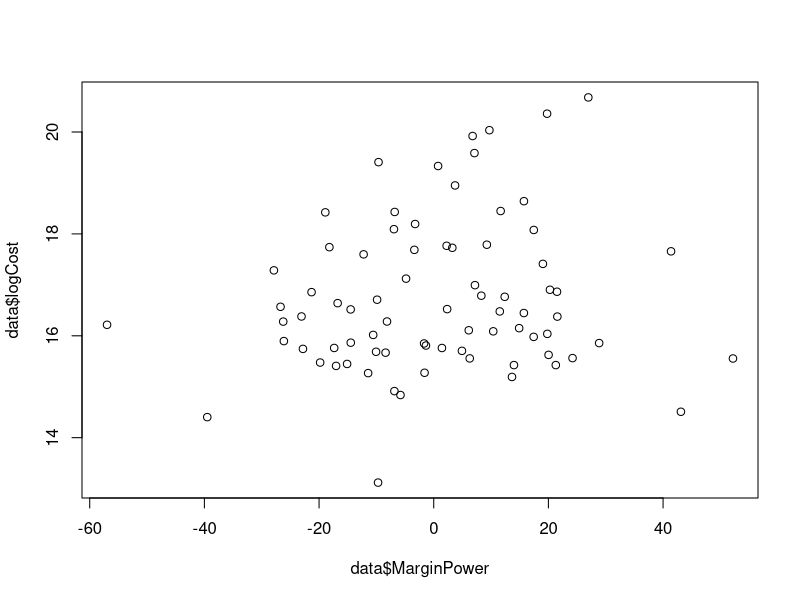
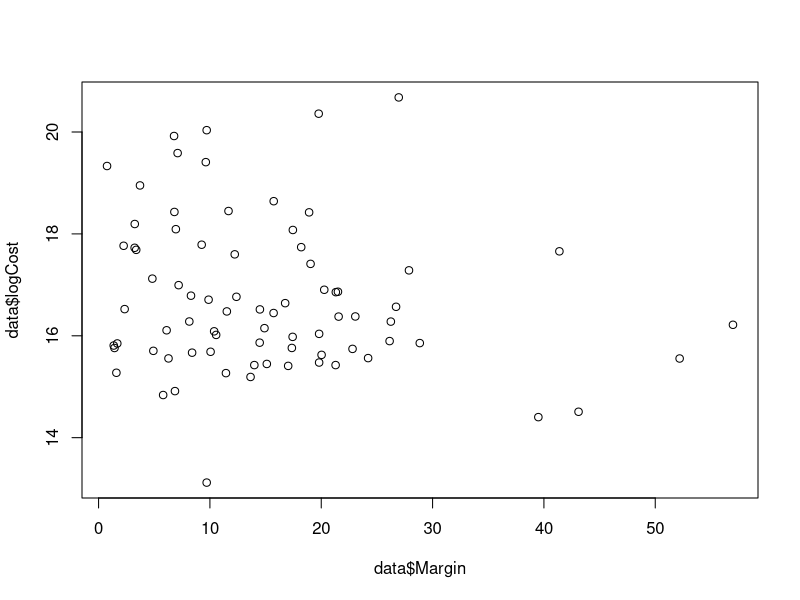
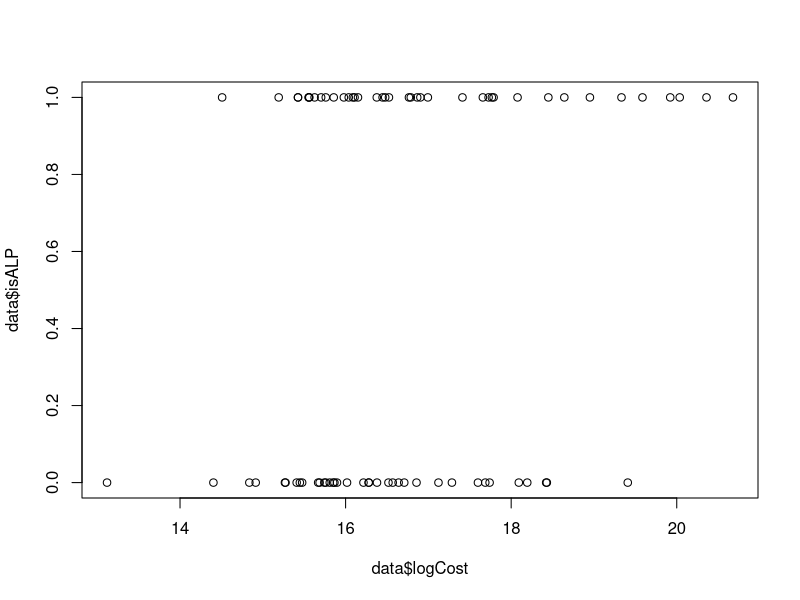
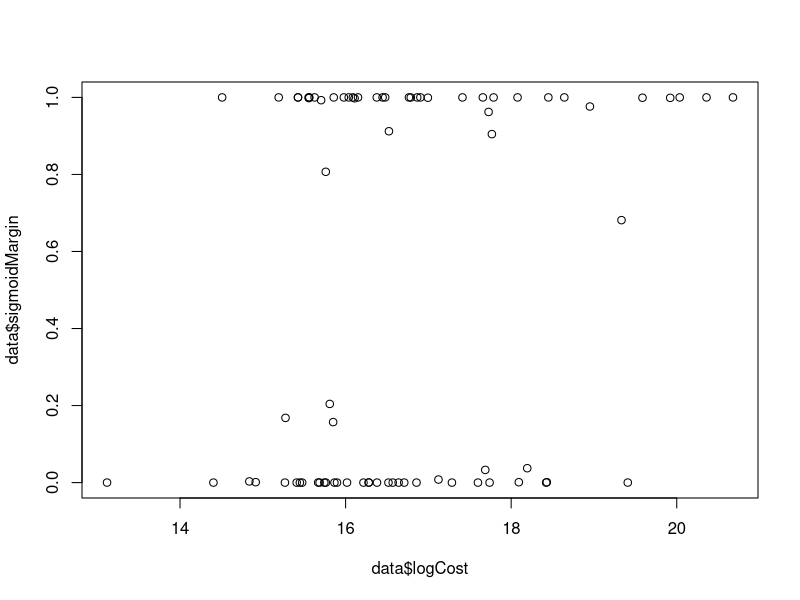
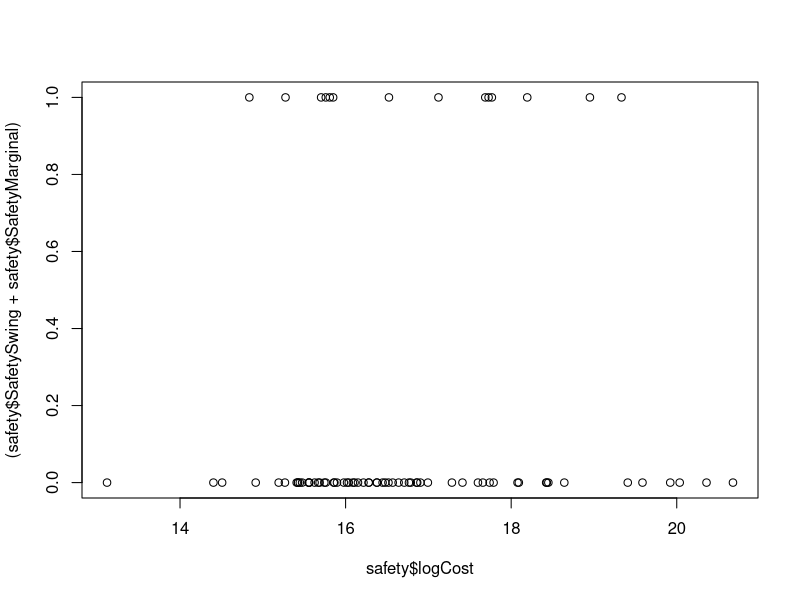

Here is the R script that generated these plots, in order:
data <- read.csv("combined.csv")

# Sigmoid function for logit regression
sigmoid <- function(x) {
  return (1/(1+exp(-x)))
}

# Setup for dataframes
data['logCost'] <- log(data$TotalEstimatedCost)
data['padjLogCost'] <- log(data$TotalEstimatedCost/data$Tot_P)
data['isALP'] <- as.integer(unclass(as.factor(data$Party))==1)
data['sigmoidMargin'] <- sigmoid(data$MarginPower)

safety <- as.data.frame(model.matrix(~Safety, data = data)[,2:4])
safety['SafetyFairly'] <- 1 - rowSums(safety)
safety['logCost'] = data['logCost']


# Produce correlation values with logCost as a way to search
library(Hmisc)

numericData = data[,unlist(lapply(data, is.numeric))]
numericData <- numericData[complete.cases(numericData), ]

corrMatrix = cor(numericData)
corrPvals = as.data.frame(rcorr(as.matrix(numericData), type="pearson")$P)['logCost']


# Plots and models
plot(data$MarginPower,data$logCost)
lmfit<-with(data,lm(logCost~MarginPower))
summary(lmfit)
plot(data$Margin,data$logCost)
lmfit2<-with(data,lm(logCost~Margin))
summary(lmfit2)

plot(data$logCost,data$isALP)
logfit1 <- glm(isALP~logCost, data=data,family=binomial)
summary(logfit1)
plot(data$logCost,data$sigmoidMargin)
logfit2 <- glm(sigmoidMargin~logCost, data=data,family=binomial)
summary(logfit2)
plot(safety$logCost,(safety$SafetySwing+safety$SafetyMarginal))
logfit3 <- glm((SafetyMarginal+SafetySwing)~logCost, data=safety,family=binomial)
summary(logfit3)
